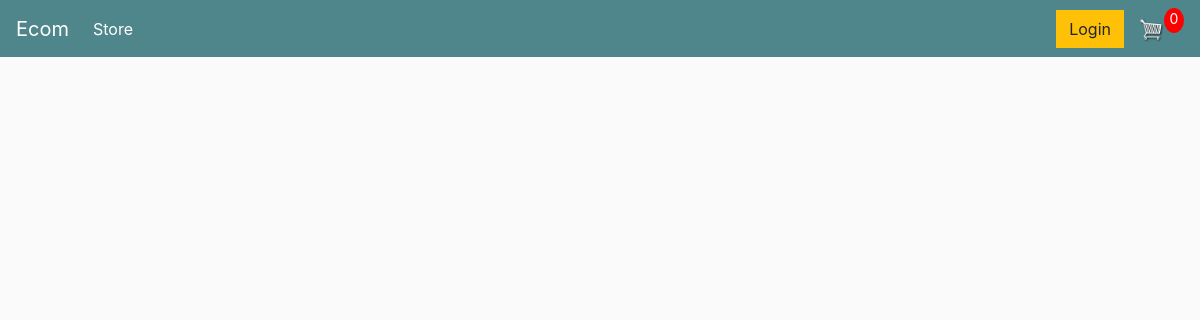
Before: / with the older database file.
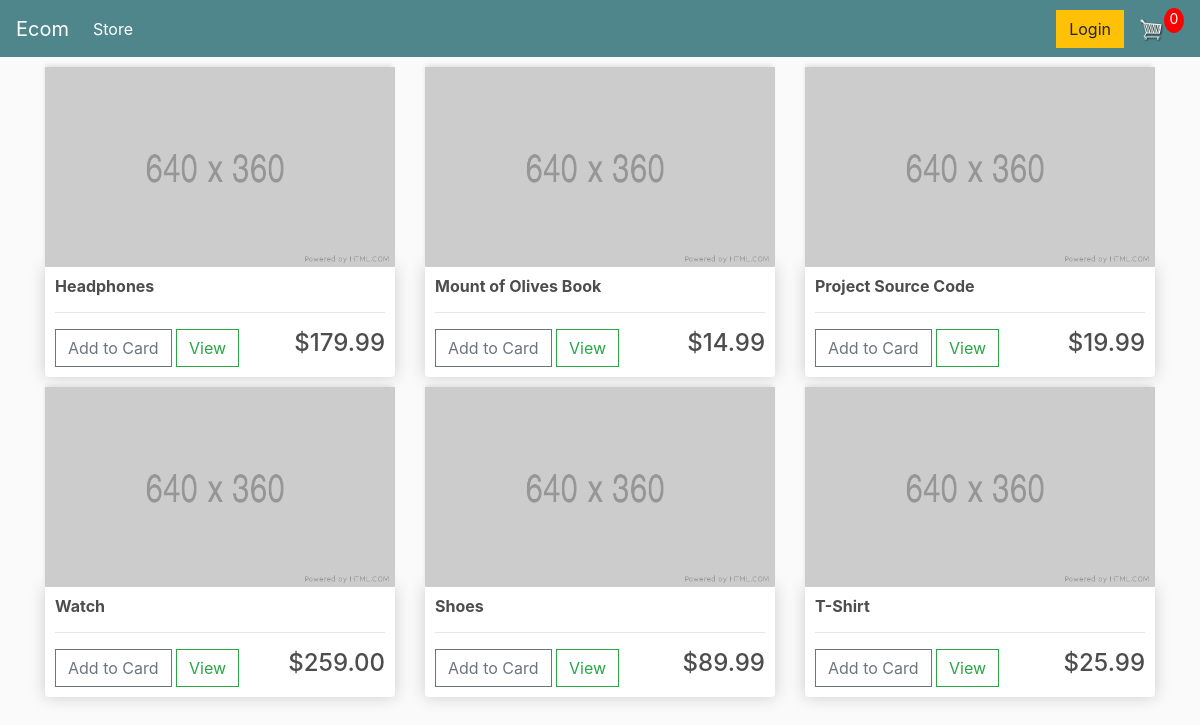
After: the same page with the newer database file.
### store/models.py (models this page shows, shortened)
class Product(models.Model):
    name = models.CharField(max_length=200, null=True)
    price = models.FloatField()
    digital = models.BooleanField(default=False, null=True, blank=False)

### store/views.py (the view)
# urls.py: path('',include('store.urls')),
def store(request):
    products = Product.objects.all()
    context ={'products':products}
    return render(request,'store/store.html',context)

### store/templates/store/store.html
{% extends "store/main.html" %}
{% load static %}
{% block content %}
<div class="row">
        {% for product in products%}
		<div class="col-lg-4">
            <img class= "thumbnail" src="{% static 'store/images/placeholder.png'%}">
			<div class="box-element product">
            <h6><strong>{{product.name}}</strong></h6>
            <hr>
            <button class="btn btn-outline-secondary add-btn">Add to Card</button>
            <a class="btn btn-outline-success" href="#">View</a>
            <h4 style="display: inline-block; float: right;">${{product.price|floatformat:2}}</h4>
			</div>
            </div>
                  {% endfor %}
        </div>
  {% endblock content %}

### store/templates/store/main.html (shortened to what this page needs)
<!DOCTYPE html>
{% load static %}
<html>
<head>
	<link rel="stylesheet" href="https://stackpath.bootstrapcdn.com/bootstrap/4.4.1/css/bootstrap.min.css">
	<link rel="stylesheet" type="text/css" href="{% static 'store/css/main.css' %}">
</head>
<body>
        <nav class="navbar navbar-expand-lg navbar-dark bg-dark">
            <a class="navbar-brand" href="{% url 'store' %}">Ecom</a>
            <div class="collapse navbar-collapse" id="navbarSupportedContent">
                <ul class="navbar-nav mr-auto">
                <li class="nav-item active">
                    <a class="nav-link" href="{% url 'store' %}">Store <span class="sr-only">(current)</span></a>
                </li>
                </ul>
            <div class="form-inline my-2 my-lg-0">
                <a href="#"class="btn btn-warning">Login</a>
                <a href="{% url 'cart' %}">
                    <img  id="cart-icon" src="{% static 'store/images/cart.png' %}">
                </a>
                <p id="cart-total">0</p>
	        </div>
            </div>
        </nav>
    <div class='container'>
        {% block  content %}
        {% endblock  %}
    </div>
</body>
</html>

### store/static/store/css/main.css (style rules this page uses)
body { background-color: hsl(0, 0%, 98%); }
h1,h2,h3,h4,h5,h6 { color:hsl(0, 0%, 30%); }
.box-element { box-shadow:hsl(0, 0%, 80%) 0 0 16px; background-color: #fff; border-radius: 4px; padding: 10px; }
.thumbnail { width: 100%; height: 200px; -webkit-box-shadow: -1px -3px 5px -2px rgba(214,214,214,1); -moz-box-shadow: -1px -3px 5px -2px rgba(214,214,214,1); box-shadow: -1px -3px 5px -2px rgba(214,214,214,1); }
.product { border-radius: 0 0 4px 4px; }
.bg-dark { background-color: #4f868c!important; }
#cart-icon { width:25px; display: inline-block; margin-left: 15px; }
#cart-total { display: block; text-align: center; color:#fff; background-color: red; width: 20px; height: 25px; border-radius: 50%; font-size: 14px; }
.col-lg-4, .col-lg-6, .col-lg-8, .col-lg-12 { margin-top: 10px; }
.btn { border-radius: 0; }

Changed rows visible on the page:
added Product: name "Headphones", price "179.99"
added Product: name "Mount of Olives Book", price "14.99"
added Product: name "Project Source Code", price "19.99"
added Product: name "Watch", price "259.00"
added Product: name "Shoes", price "89.99"
added Product: name "T-Shirt", price "25.99"
